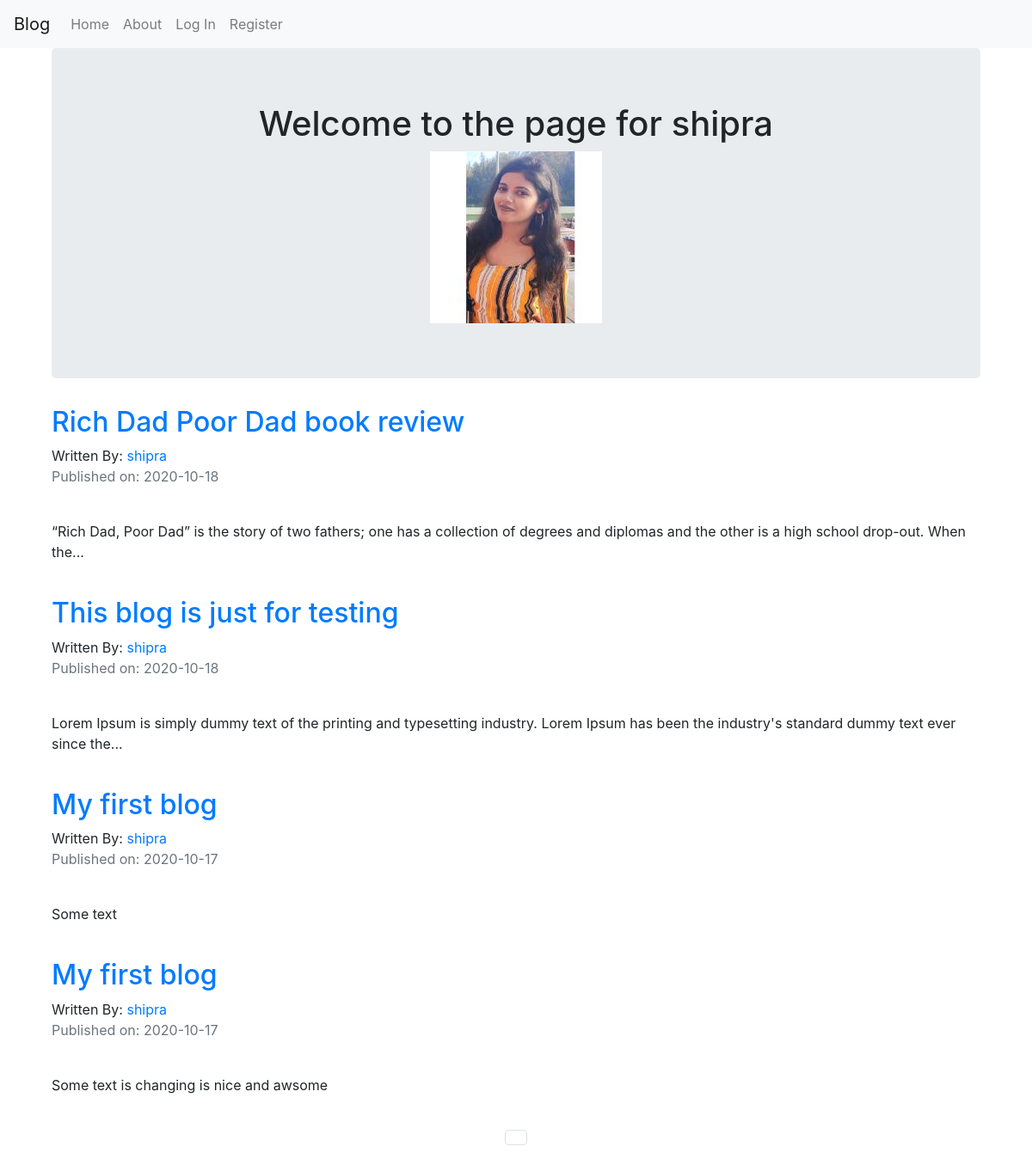
The app's page /shipra with its own data.
### companyblog/models.py (models this page shows, shortened)
class User(db.Model,UserMixin):
    __tablename__ = 'users'
    id = db.Column(db.Integer,primary_key = True)
    profile_image = db.Column(db.String(20),nullable = False,default='default_profile.png')
    email = db.Column(db.String(64),unique = True, index = True)
    username = db.Column(db.String(64),unique = True,index=True)
    password_hash = db.Column(db.String(128))
    posts = db.relationship('BlogPost',backref = 'author',lazy = True)

class BlogPost(db.Model):
    user = db.relationship(User)
    id = db.Column(db.Integer,primary_key = True)
    user_id = db.Column(db.Integer,db.ForeignKey('users.id'),nullable = False)
    date = db.Column(db.DateTime,nullable = False,default = datetime.utcnow)
    title = db.Column(db.String(140),nullable=False)
    text = db.Column(db.Text,nullable=False)

### companyblog/users/views.py (the view)
@users.route('/<username>')
def user_posts(username):
    page = request.args.get('page',1,type=int)
    user = User.query.filter_by(username=username).first_or_404()
    blog_posts = BlogPost.query.filter_by(author=user).order_by(BlogPost.date.desc()).paginate(page=page,per_page=5)
    return render_template('user_blog_posts.html',blog_posts=blog_posts,user=user)

### companyblog/templates/user_blog_posts.html
{% extends "base.html" %}
{% block content %}
<div class="container">
    <div class="jumbotron">
        <div align="center">
            <h1>Welcome to the page for {{ user.username }}</h1>
            <img src="{{url_for('static',filename='profile_pics/'+user.profile_image) }}">
        </div>
    </div>
</div>
<div class="container">
{% for post in blog_posts.items %}
<h2><a href="{{ url_for('blog_posts.blog_post', blog_post_id=post.id) }}">{{ post.title }}</a></h2>
Written By: <a href="{{url_for('users.user_posts',username=post.author.username)}}">{{post.author.username}}</a>
    <p class="text-muted">Published on: {{post.date.strftime("%Y-%m-%d")}}</p>
    <br>
    <p>{{post.text | truncate(150)}}</p>
    <br>
{% endfor %}
</div>
<nav aria-label="Page navigation example">
    <ul class="pagination justify-content-center">
      {% for page_num in blog_posts.iter_pages(left_edge=1,right_edge=1,left_current=1,right_current=2) %}
        {% if blog_posts.page==page_num %}
        <li class='page-item disabled'>
            <a class="page-link" href="{{url_for('users.user_posts',username=user.username,page=page_num)}}"></a>
        </li>
        {% else %}
        <li class='page-item'>
            <a class="page-link" href="{{url_for('users.user_posts',username=user.username,page=page_num)}}"></a>
        </li>
        {% endif %}
      {% endfor %}
    </ul>
  </nav>
{% endblock %}

### records on screen
User: username "shipra", profile_image (picture)
BlogPost: title "Rich Dad Poor Dad book review", author.username "shipra", date "2020-10-18", text "“Rich Dad, Poor Dad” is the story of two fathers; one has a collection of degrees and diplomas and the other is a high school drop-out. When the..."
BlogPost: title "This blog is just for testing", author.username "shipra", date "2020-10-18", text "Lorem Ipsum is simply dummy text of the printing and typesetting industry. Lorem Ipsum has been the industry's standard dummy text ever since the..."
BlogPost: title "My first blog", author.username "shipra", date "2020-10-17", text "Some text"
BlogPost: title "My first blog", author.username "shipra", date "2020-10-17", text "Some text is changing is nice and awsome"
